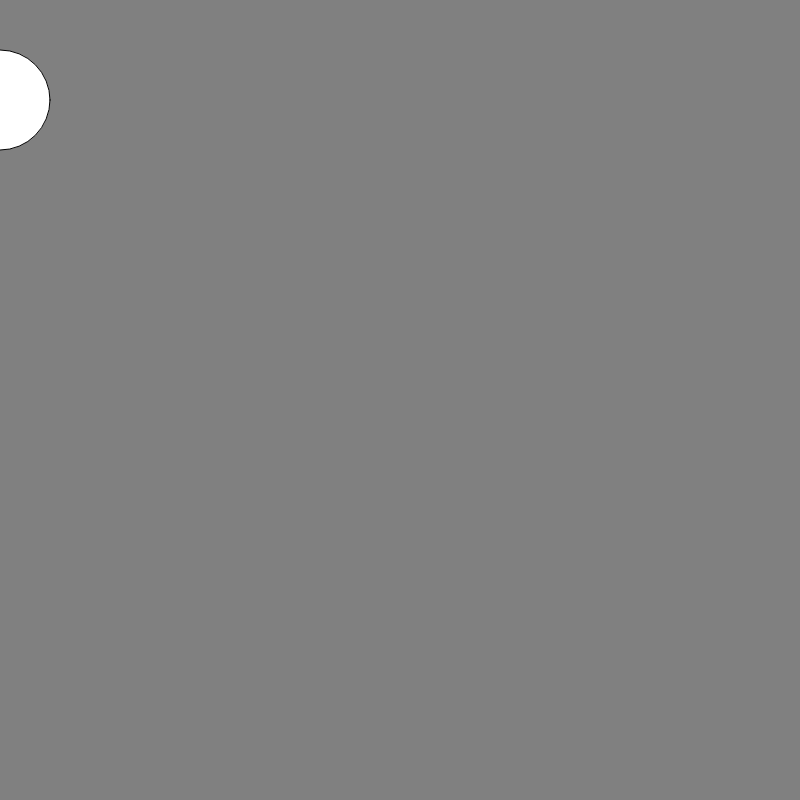
Frame 1 (no input)
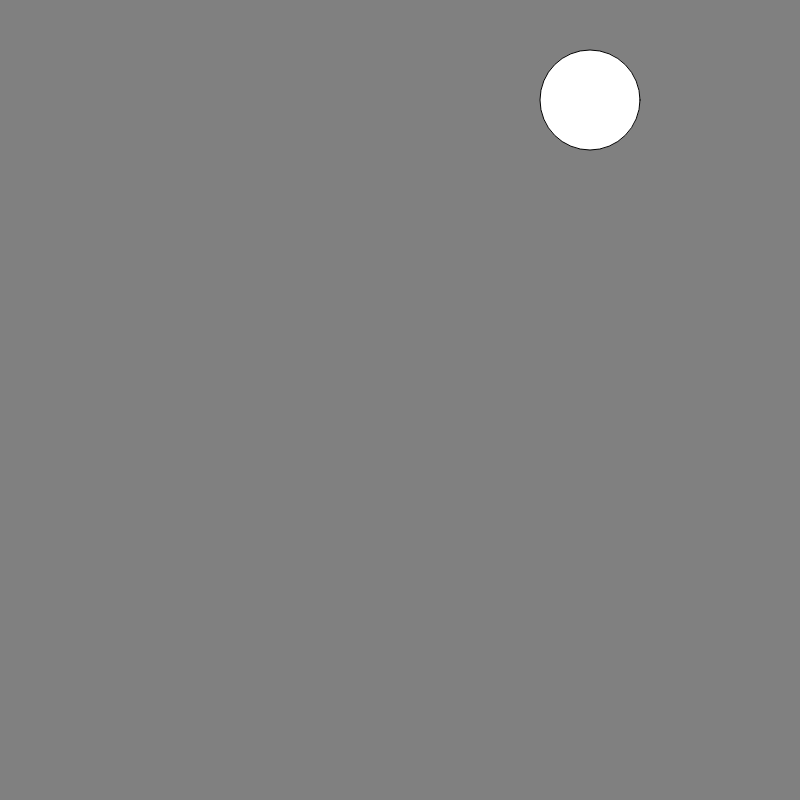
Frame 60 (no input)
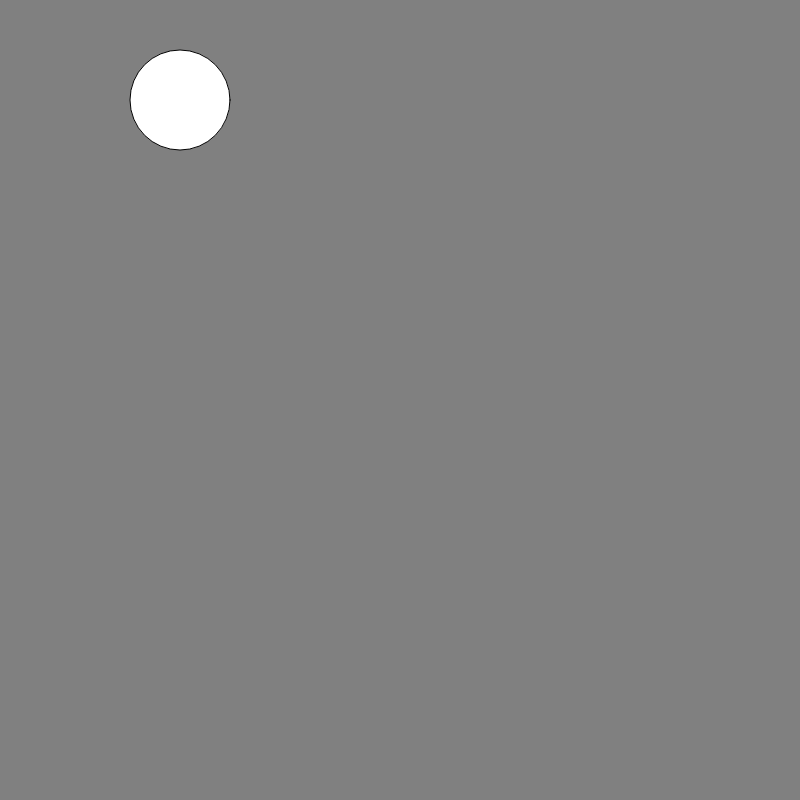
Frame 120 (the mouse pressed at the canvas centre since frame 60)

The p5.js sketch that drew these frames (run headless with seeded random() and noise() and a simulated clock; from frame 60 on, the mouse is pressed at the canvas centre):

// p5.js sketch
// ── sketch.js
var x = 0 ;

function setup() {
  // put setup code here
  createCanvas(800, 800) ;
}

function draw() {
  // put drawing code here
  background("grey")
  ellipse(x, 100, 100, 100) ;
  x = x + 10 ;

  if (x > width) {
    x = -200
  }
}
